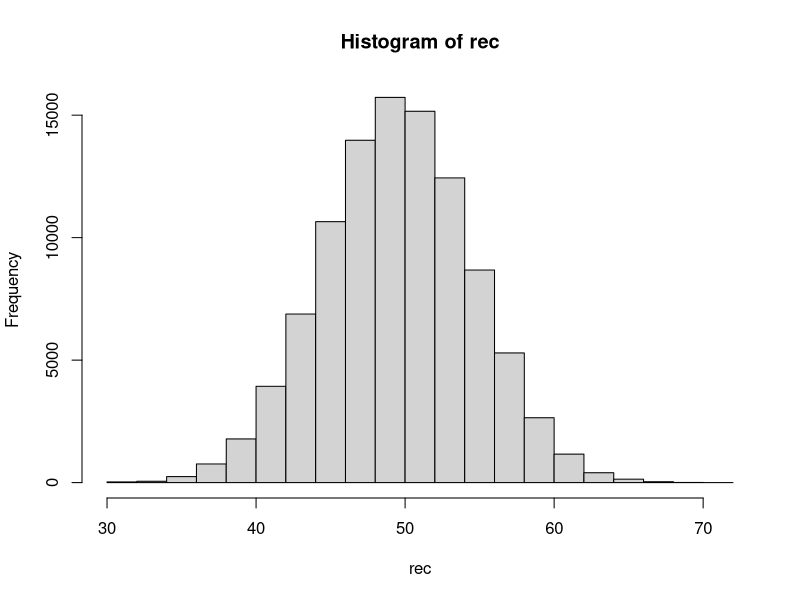

Recreate this plot in R.
coin <- c("Head", "Tail")
sample(coin, 100, replace = TRUE)
coin <- c(1,0)
factorial(100)/factorial(50)^2/2^100
z <- sample(coin, 100, replace = TRUE)
sum(z)
S <- 100000
rec <- numeric(S)
for(i in 1:S){
  z <- sample(coin, 100, replace = TRUE)
  rec[i] <- sum(z)
}

hist(rec)
summary(rec)
